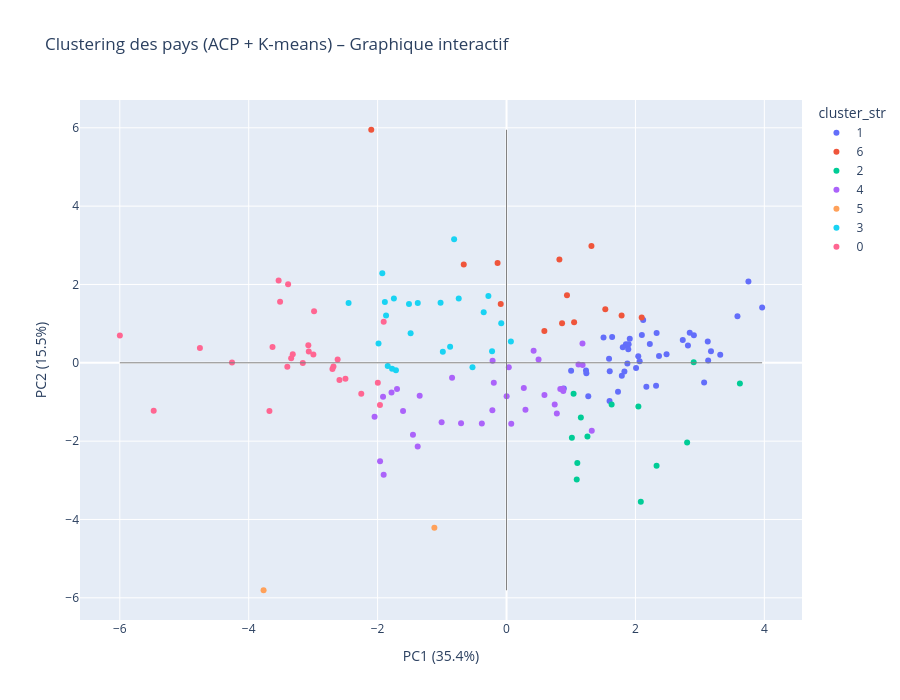

Notebook code for this chart:
### Code cell
fig = px.scatter(
    donnees_acp,
    x="PC1",
    y="PC2",
    color="cluster_str",
    hover_name="Country",
    hover_data={"PC1":":.2f", "PC2":":.2f"},
    title="Clustering des pays (ACP + K-means) – Graphique interactif"
)

# Ajout des lignes verticales/horizontales
fig.add_shape(type="line", x0=0, y0=donnees_acp["PC2"].min(),
              x1=0, y1=donnees_acp["PC2"].max(),
              line=dict(color="grey", width=1))

fig.add_shape(type="line", x0=donnees_acp["PC1"].min(), y0=0,
              x1=donnees_acp["PC1"].max(), y1=0,
              line=dict(color="grey", width=1))

fig.update_layout(
    width=900,
    height=700,
    xaxis_title=f"PC1 ({pca.explained_variance_ratio_[0]*100:.1f}%)",
    yaxis_title=f"PC2 ({pca.explained_variance_ratio_[1]*100:.1f}%)",
)

fig.show()

### Figure 1 — Plotly figure (JSON) as saved in the notebook; plotly's stock layout.template omitted (floating-point values rounded to 4 significant figures)
{"data": [{"hovertemplate": "<b>%{hovertext}</b><br><br>cluster_str=1<br>PC1=%{x:.2f}<br>PC2=%{y:.2f}<extra></extra>", "hovertext": ["Belgium", "Chile", "Canada", "Bosnia and Herzegovina", "Slovenia", "Latvia", "Croatia", "Hungary", "Lithuania", "United Kingdom", "France", "Finland", "Dominican Republic", "Denmark", "Costa Rica", "Czechia", "Saudi Arabia", "El Salvador", "Malaysia", "Romania", "Netherlands", "Poland", "Bulgaria", "Paraguay", "Panama", "Serbia", "New Zealand", "Sweden", "Germany", "Cyprus", "Portugal", "Ireland", "Moldova", "Spain", "Israel", "Italy", "Greece", "Estonia", "Belize", "Austria", "Slovak Republic", "Fiji", "Barbados"], "legendgroup": "1", "marker": {"color": "#636efa", "symbol": "circle"}, "mode": "markers", "name": "1", "orientation": "v", "showlegend": true, "type": "scatter", "x": [3.583, 1.729, 3.315, 1.233, 2.842, 2.734, 1.87, 3.128, 3.172, 2.01, 2.065, 2.223, 1.59, 2.906, 1.639, 1.853, 2.044, 1.239, 1.789, 2.366, 3.966, 3.065, 1.829, 1.002, 1.601, 1.268, 3.122, 1.894, 2.1, 1.505, 2.328, 3.753, 0.8885, 2.483, 2.169, 1.889, 1.875, 2.815, 1.598, 2.12, 1.912, 2.32, 1.804], "xaxis": "x", "y": [1.191, -0.7383, 0.2053, -0.1977, 0.7706, 0.585, 0.4364, 0.05736, 0.2937, -0.1316, 0.04204, 0.4781, 0.1007, 0.7057, 0.6605, 0.4765, 0.1661, -0.2666, -0.3279, 0.1754, 1.415, -0.5001, -0.2228, -0.204, -0.2149, -0.8554, 0.5464, 0.4715, 0.7124, 0.6474, 0.7606, 2.075, -0.6557, 0.2204, -0.6143, 0.3432, -0.01965, 0.4439, -0.9732, 1.092, 0.6168, -0.5865, 0.3973], "yaxis": "y"}, {"hovertemplate": "<b>%{hovertext}</b><br><br>cluster_str=6<br>PC1=%{x:.2f}<br>PC2=%{y:.2f}<extra></extra>", "hovertext": ["Switzerland", "Korea, Rep.", "Norway", "Iceland", "Luxembourg", "United Arab Emirates", "Oman", "Malta", "Kuwait", "Bahamas, The", "Bahrain", "Hong Kong SAR, China", "Qatar"], "legendgroup": "6", "marker": {"color": "#EF553B", "symbol": "circle"}, "mode": "markers", "name": "6", "orientation": "v", "showlegend": true, "type": "scatter", "x": [1.532, 0.8615, 2.097, 1.785, -2.099, 0.8202, -0.6639, 0.9379, 1.049, 0.5868, -0.08999, -0.1387, 1.317], "xaxis": "x", "y": [1.365, 1.011, 1.156, 1.207, 5.95, 2.637, 2.512, 1.723, 1.034, 0.8104, 1.5, 2.549, 2.979], "yaxis": "y"}, {"hovertemplate": "<b>%{hovertext}</b><br><br>cluster_str=2<br>PC1=%{x:.2f}<br>PC2=%{y:.2f}<extra></extra>", "hovertext": ["United States", "South Africa", "Kazakhstan", "Turkiye", "Mexico", "Australia", "Argentina", "Bolivia", "Belarus", "Russian Federation", "Brazil", "Ukraine", "Uruguay"], "legendgroup": "2", "marker": {"color": "#00cc96", "symbol": "circle"}, "mode": "markers", "name": "2", "orientation": "v", "showlegend": true, "type": "scatter", "x": [2.802, 1.014, 1.04, 1.63, 1.153, 3.621, 2.083, 1.255, 2.045, 1.089, 2.328, 1.098, 2.904], "xaxis": "x", "y": [-2.032, -1.911, -0.7901, -1.065, -1.396, -0.5274, -3.545, -1.882, -1.114, -2.977, -2.631, -2.556, 0.01243], "yaxis": "y"}, {"hovertemplate": "<b>%{hovertext}</b><br><br>cluster_str=4<br>PC1=%{x:.2f}<br>PC2=%{y:.2f}<extra></extra>", "hovertext": ["Viet Nam", "Indonesia", "Cameroon", "Thailand", "Mauritius", "Philippines", "Nicaragua", "Pakistan", "Peru", "Guatemala", "Honduras", "Iran, Islamic Rep.", "Egypt, Arab Rep.", "Algeria", "Sri Lanka", "Jamaica", "Colombia", "Senegal", "Lebanon", "Ecuador", "Burkina Faso", "Jordan", "Morocco", "Azerbaijan", "Zimbabwe", "Tunisia", "Trinidad and Tobago", "Suriname", "Nepal", "Malawi", "Syrian Arab Republic", "Libya", "Myanmar", "Venezuela, RB"], "legendgroup": "4", "marker": {"color": "#ab63fa", "symbol": "circle"}, "mode": "markers", "name": "4", "orientation": "v", "showlegend": true, "type": "scatter", "x": [0.001791, -0.7057, -1.784, 0.2937, 1.178, -1.452, 0.8341, -1.962, 1.323, 0.8725, 0.8803, 0.0732, -0.2196, -0.2163, -1.348, 1.181, 0.7806, -0.8451, 0.5884, 0.7475, -2.047, 0.4969, 0.03474, -0.1975, -1.606, 0.268, 1.116, 0.4202, -1.916, -1.906, -1.699, -1.007, -1.378, -0.383], "xaxis": "x", "y": [-0.8516, -1.543, -0.7559, -1.196, 0.4962, -1.838, -0.6677, -2.515, -1.734, -0.6613, -0.7193, -1.557, -1.21, 0.05383, -0.8402, -0.05541, -1.294, -0.3797, -0.8191, -1.063, -1.374, 0.08319, -0.1153, -0.51, -1.233, -0.6438, -0.04621, 0.31, -0.8671, -2.857, -0.6672, -1.517, -2.139, -1.549], "yaxis": "y"}, {"hovertemplate": "<b>%{hovertext}</b><br><br>cluster_str=5<br>PC1=%{x:.2f}<br>PC2=%{y:.2f}<extra></extra>", "hovertext": ["India", "China"], "legendgroup": "5", "marker": {"color": "#FFA15A", "symbol": "circle"}, "mode": "markers", "name": "5", "orientation": "v", "showlegend": true, "type": "scatter", "x": [-3.769, -1.119], "xaxis": "x", "y": [-5.807, -4.208], "yaxis": "y"}, {"hovertemplate": "<b>%{hovertext}</b><br><br>cluster_str=3<br>PC1=%{x:.2f}<br>PC2=%{y:.2f}<extra></extra>", "hovertext": ["Ghana", "Georgia", "Namibia", "North Macedonia", "Bhutan", "Montenegro", "Tajikistan", "Kyrgyz Republic", "Cote d'Ivoire", "Botswana", "Albania", "Armenia", "Congo, Rep.", "Uzbekistan", "Eswatini", "Grenada", "Antigua and Barbuda", "Lao PDR", "Cabo Verde", "Tonga", "Vanuatu", "St. Vincent and the Grenadines", "Samoa"], "legendgroup": "3", "marker": {"color": "#19d3f3", "symbol": "circle"}, "mode": "markers", "name": "3", "orientation": "v", "showlegend": true, "type": "scatter", "x": [-1.986, -0.2248, -0.3542, -1.377, -1.747, -0.7415, -1.843, -1.716, -1.776, -0.8131, 0.0673, -0.8752, -2.45, -0.5281, -1.488, -0.08234, -1.513, -0.9882, -1.927, -1.023, -1.869, -0.2814, -1.888], "xaxis": "x", "y": [0.4947, 0.2976, 1.294, 1.53, 1.645, 1.641, -0.07909, -0.1905, -0.1542, 3.157, 0.5452, 0.4077, 1.525, -0.1113, 0.7575, 1.008, 1.504, 0.2807, 2.285, 1.535, 1.211, 1.704, 1.555], "yaxis": "y"}, {"hovertemplate": "<b>%{hovertext}</b><br><br>cluster_str=0<br>PC1=%{x:.2f}<br>PC2=%{y:.2f}<extra></extra>", "hovertext": ["Rwanda", "Nigeria", "Mongolia", "Bangladesh", "Kenya", "Guinea", "Angola", "Uganda", "Congo, Dem. Rep.", "Zambia", "Tanzania", "Iraq", "Cambodia", "Madagascar", "Mozambique", "Afghanistan", "Sierra Leone", "Gabon", "Gambia, The", "Guinea-Bissau", "Haiti", "Ethiopia", "Liberia", "Mauritania", "Niger", "Solomon Islands"], "legendgroup": "0", "marker": {"color": "#FF6692", "symbol": "circle"}, "mode": "markers", "name": "0", "orientation": "v", "showlegend": true, "type": "scatter", "x": [-2.499, -3.678, -3.389, -3.161, -2.685, -3.341, -2.701, -2.592, -5.999, -1.997, -2.62, -2.253, -3.317, -3.401, -1.964, -4.259, -2.997, -1.906, -3.513, -3.068, -3.631, -5.474, -3.075, -2.986, -4.757, -3.536], "xaxis": "x", "y": [-0.4066, -1.229, 2.007, -0.005065, -0.09164, 0.1192, -0.1601, -0.4413, 0.6982, -0.5116, 0.08155, -0.7909, 0.2203, -0.1011, -1.08, 0.01085, 0.2104, 1.047, 1.561, 0.2865, 0.4052, -1.221, 0.4483, 1.315, 0.3772, 2.101], "yaxis": "y"}], "layout": {"height": 700, "legend": {"title": {"text": "cluster_str"}, "tracegroupgap": 0}, "shapes": [{"line": {"color": "grey", "width": 1}, "type": "line", "x0": 0, "x1": 0, "y0": -5.807, "y1": 5.95}, {"line": {"color": "grey", "width": 1}, "type": "line", "x0": -5.999, "x1": 3.966, "y0": 0, "y1": 0}], "title": {"text": "Clustering des pays (ACP + K-means) – Graphique interactif"}, "width": 900, "xaxis": {"anchor": "y", "domain": [0, 1], "title": {"text": "PC1 (35.4%)"}}, "yaxis": {"anchor": "x", "domain": [0, 1], "title": {"text": "PC2 (15.5%)"}}}}
